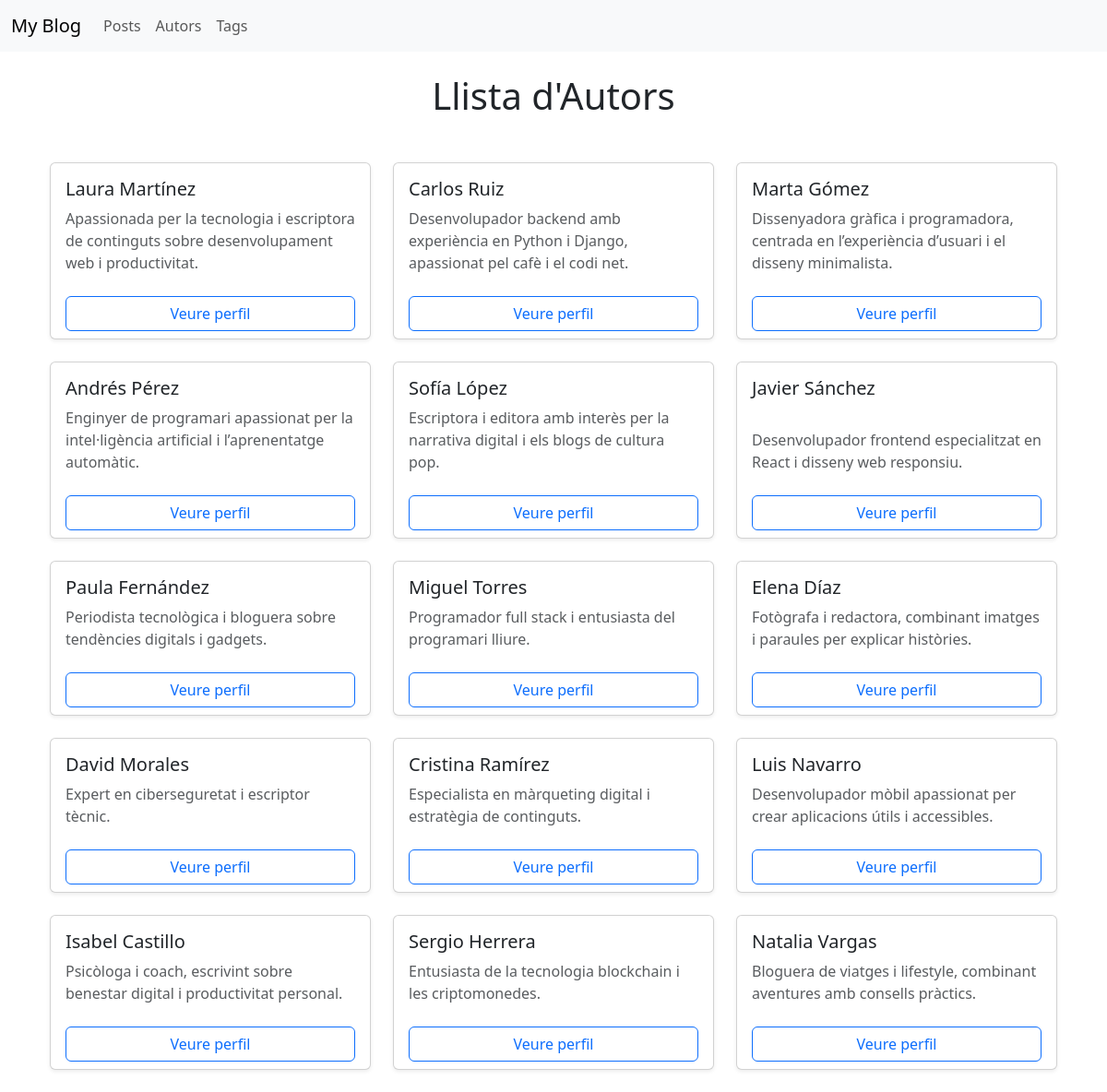
Screenshot of /authors/ with the database file from the repository.
### blog/models.py (models this page shows, shortened)
class Author(models.Model):
    first_name = models.CharField(max_length=100)
    last_name = models.CharField(max_length=100)
    email = models.EmailField(unique=True)
    bio = models.TextField(blank=True)
    def full_name(self):
        return f"{self.first_name} {self.last_name}"

### blog/views.py (the view)
# urls.py: path('authors/', views.authors_list, name='authors-list'),
def authors_list(request):
    authors = Author.objects.all()
    return render(request, 'blog/authors_list.html', {'authors': authors})

### blog/templates/blog/authors_list.html (shortened to what this page needs)
{% extends 'blog/base.html' %}
{% block content %}
<div class="container mt-4">
    <h1 class="text-center mb-5">Llista d'Autors</h1>
    <div class="row">
        {% for author in authors %}
        <div class="col-md-4 mb-4">
            <div class="card h-100 shadow-sm">
                <div class="card-body d-flex flex-column justify-content-between">
                    <h5 class="card-title">{{ author.full_name }}</h5>
                    {% if author.bio %}
                    <p class="card-text text-muted">{{ author.bio|truncatewords:20 }}</p>
                    {% else %}
                    <p class="text-muted fst-italic">Sense biografia</p>
                    {% endif %}
                </div>
                <div class="card-footer bg-transparent border-top-0">
                    <a href="{% url 'author-detail' author.id %}" class="btn btn-outline-primary w-100">Veure perfil</a>
                </div>
            </div>
        </div>
        {% endfor %}
    </div>
</div>
{% endblock %}

### blog/static/blog/css/style.css (style rules this page uses)
.card { height: 100%; }

### rows the page displays
Author: full_name "Laura Martínez", bio "Apassionada per la tecnologia i escriptora de continguts sobre desenvolupament web i productivitat."
Author: full_name "Carlos Ruiz", bio "Desenvolupador backend amb experiència en Python i Django, apassionat pel cafè i el codi net."
Author: full_name "Marta Gómez", bio "Dissenyadora gràfica i programadora, centrada en l’experiència d’usuari i el disseny minimalista."
Author: full_name "Andrés Pérez", bio "Enginyer de programari apassionat per la intel·ligència artificial i l’aprenentatge automàtic."
Author: full_name "Sofía López", bio "Escriptora i editora amb interès per la narrativa digital i els blogs de cultura pop."
Author: full_name "Javier Sánchez", bio "Desenvolupador frontend especialitzat en React i disseny web responsiu."
Author: full_name "Paula Fernández", bio "Periodista tecnològica i bloguera sobre tendències digitals i gadgets."
Author: full_name "Miguel Torres", bio "Programador full stack i entusiasta del programari lliure."
Author: full_name "Elena Díaz", bio "Fotògrafa i redactora, combinant imatges i paraules per explicar històries."
Author: full_name "David Morales", bio "Expert en ciberseguretat i escriptor tècnic."
Author: full_name "Cristina Ramírez", bio "Especialista en màrqueting digital i estratègia de continguts."
Author: full_name "Luis Navarro", bio "Desenvolupador mòbil apassionat per crear aplicacions útils i accessibles."
Author: full_name "Isabel Castillo", bio "Psicòloga i coach, escrivint sobre benestar digital i productivitat personal."
Author: full_name "Sergio Herrera", bio "Entusiasta de la tecnologia blockchain i les criptomonedes."
Author: full_name "Natalia Vargas", bio "Bloguera de viatges i lifestyle, combinant aventures amb consells pràctics."
